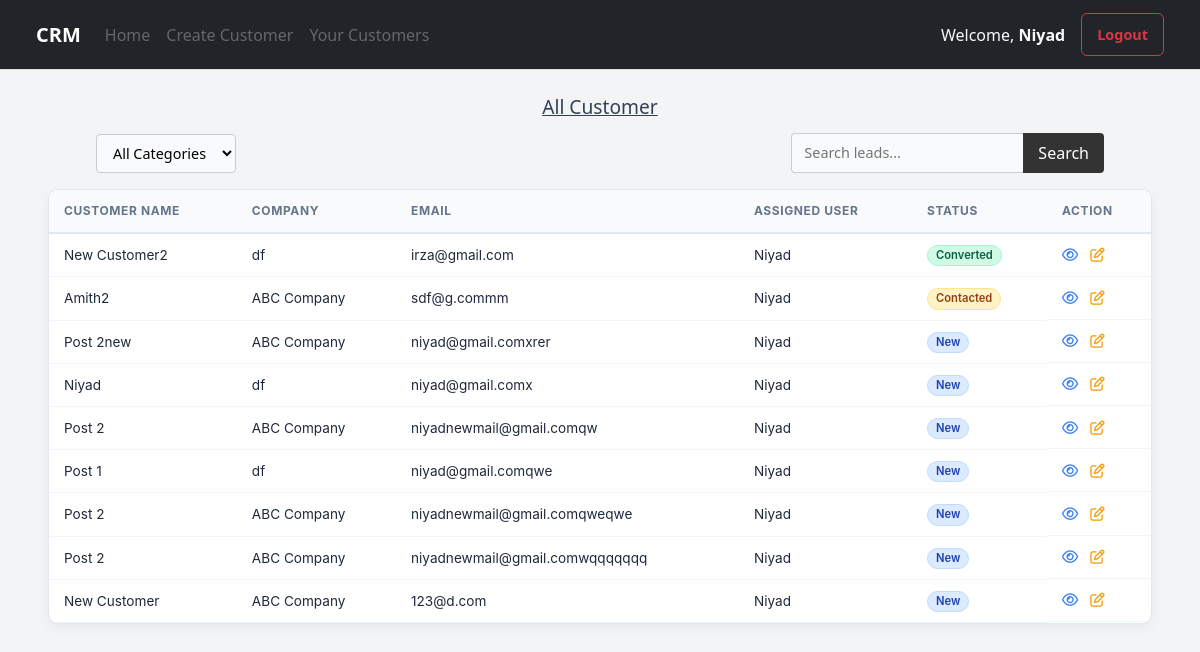
Page /customer-list/ (signed in) on the committed database.
### crm/models.py (models this page shows, shortened)
class Customer(models.Model):
    name =  models.CharField(max_length=100)
    email = models.EmailField(unique=True)
    phone = models.IntegerField()
    company = models.CharField(max_length=100, blank=True)
    lead_status = models.CharField(max_length=20, choices=LEAD_STATUS, default='new')
    favorite_category = models.CharField(max_length=50,choices=CATEGORY_CHOICES)
    assigned_user = models.ForeignKey(User, on_delete=models.CASCADE, related_name='customers',blank=True,null=True)
    created_at = models.DateTimeField(auto_now_add=True)

### crm/views.py (the view)
# urls.py: path('customer-list/',customer_list,name="customer-list"),
def customer_list(request):
    if not request.user.is_active:
        return redirect('login')
    status_value = request.GET.get('status','all_category')
    customer_filter = request.GET.get('customer_filter','all')
    if request.user.is_superuser:
        if customer_filter == 'assigned':
            customer_list = Customer.objects.filter(assigned_user__isnull=False)
        elif customer_filter == 'unassigned':
            customer_list = Customer.objects.filter(assigned_user__isnull=True)
        elif status_value == 'new':
            customer_list = Customer.objects.filter(lead_status=status_value)
        elif status_value == 'contacted':
            customer_list = Customer.objects.filter(lead_status=status_value)
        elif status_value == 'follow_up':
            customer_list = Customer.objects.filter(lead_status=status_value)
        elif status_value == 'converted':
            customer_list = Customer.objects.filter(lead_status=status_value)
        elif status_value == 'lost':
            customer_list = Customer.objects.filter(lead_status=status_value)
        else:
            customer_list = Customer.objects.all()
    else:
        if status_value == 'new':
            customer_list = Customer.objects.filter(Q(lead_status=status_value) & Q(assigned_user=request.user))
        elif status_value == 'contacted':
            customer_list = Customer.objects.filter(Q(lead_status=status_value) & Q(assigned_user=request.user))
        elif status_value == 'follow_up':
            customer_list = Customer.objects.filter(Q(lead_status=status_value) & Q(assigned_user=request.user))
        elif status_value == 'converted':
            customer_list = Customer.objects.filter(Q(lead_status=status_value) & Q(assigned_user=request.user))
        elif status_value == 'lost':
            customer_list = Customer.objects.filter(Q(lead_status=status_value) & Q(assigned_user=request.user))
        else:
            customer_list = Customer.objects.filter(assigned_user=request.user.id)
    return render(request,'customer_list.html',{'customer_list':customer_list,'active_filter':customer_filter,'active_status_value':status_value})

### templates/customer_list.html (shortened to what this page needs)
{% extends 'base.html' %}
{% block navbar %}
    {% include 'navbar.html' %}
{% endblock navbar %}
{% block content %}
    {% if user.is_superuser or user.is_active %}
        <h3 class="dashboard-title">All Customer</h3>
        <div class="{% if user.super_user %} filter-toolbar {% else %} filter-toolbar2 {% endif %}">
            <div class="toolbar-item">
                <form method="get" action="{% url 'customer-list' %}">
                    <select class="custom-select" name="status"  onchange="this.form.submit()">
                        <option value="all_category" {% if active_status_value == 'all_category' %}selected{% endif %}>All Categories</option>
                    </select>
                </form>
            </div>
            <div class="toolbar-item">
                <div class="search-container">
                    <input type="text" placeholder="Search leads..." class="search-input">
                    <button class="search-btn">Search</button>
                </div>
            </div>
        </div>
    {% else %}
        <h3 class="dashboard-title">Your Customer</h3>
    {% endif %}
    <div class="table-wrapper">
        <table>
            <thead>
                <tr>
                    <th>Customer Name</th>
                    <th>Company</th>
                    <th>Email</th>
                    <th>Assigned User</th>
                    <th>Status</th>
                    <th>Action</th>
                </tr>
            </thead>
            <tbody>
                {% for item in customer_list %}
                <tr>
                    <td>{{item.name}}</td>
                    <td>{{item.company}}</td>
                    <td>{{item.email}}</td>
                    <td>{{item.assigned_user|default:"Not Assigned"}}</td>
                    <td><span class="badge status-{{item.lead_status}}">{{item.get_lead_status_display}}</span></td>
                    <td class="action-group">
                        <button type="button" data-bs-toggle="modal" data-bs-target="#exampleModal{{item.id}}" class="action-btn btn-view" title="View Details">
                            <i class="fa-regular fa-eye"></i>
                        </button>
                        <a href="{% url 'edit-customer' item.id %}" class="action-btn btn-edit" title="Edit Customer">
                            <i class="fa-regular fa-pen-to-square"></i>
                        </a>
                    </td>
                </tr>
                {% endfor %}
            </tbody>
        </table>
    </div>
{% endblock content %}

### templates/navbar.html (shortened to what this page needs)
{% block navbar %}
<nav class="navbar navbar-expand-lg navbar-dark bg-dark px-4">
    <div class="container-fluid">
        <a class="navbar-brand fw-bold" href="/">CRM</a>
        <div class="collapse navbar-collapse" id="navbarNav">
            <ul class="navbar-nav me-auto mb-2 mb-lg-0">
                <li class="nav-item"><a class="nav-link" href="/">Home</a></li>
                {% if user.is_active %}
                    <li class="nav-item"><a class="nav-link" href="{% url 'create-customer' %}">Create Customer</a></li>
                    <li class="nav-item">
                        <a class="nav-link" href="{% url 'customer-list' %}">
                            {% if user.is_superuser %}All Customers{% else %}Your Customers{% endif %}
                        </a>
                    </li>
                {% endif %}
            </ul>
            <div class="d-flex align-items-center">
                {% if user.is_authenticated %}
                    <span class="navbar-text me-3 text-light">
                        Welcome, <strong>{{ user.username }}</strong>
                    </span>
                    <form action="{% url 'logout' %}" method="post" class="m-0">
                        <button type="submit" class="btn btn-outline-danger btn-sm">Logout</button>
                    </form>
                {% else %}
                    <a href="{% url 'login' %}" class="btn btn-primary btn-sm">Login</a>
                {% endif %}
            </div>
        </div>
    </div>
</nav>
{% endblock navbar %}

### static/css/navbar.css (style rules this page uses)
.navbar { background-color: #ffffff; border-bottom: 1px solid #e0e0e0; padding: 0.8rem 2rem; position: sticky; top: 0; z-index: 1000; }
.nav-link { text-decoration: none; color: #666; font-weight: 500; transition: color 0.3s; }

### static/css/requests.css (style rules this page uses)
body { background-color: #f3f4f6; }

### static/css/create_customer.css (style rules this page uses)
input, select { padding: 8px 10px; border: 1px solid #e5e7eb; border-radius: 6px; font-size: 0.9rem; background-color: #f9fafb; }
.btn { padding: 10px 15px; font-size: 0.9rem; border-radius: 6px; font-weight: 600; cursor: pointer; }

### static/css/home.css (style rules this page uses)
h3.dashboard-title { text-align: center; font-size: 1.2rem; color: #334155; padding-top: 25px; margin-bottom: 0px; width: 100%; text-decoration: underline; }

### static/css/customer_list.css (style rules this page uses)
.table-wrapper { background: #ffffff; border-radius: 10px; box-shadow: 0 4px 12px rgba(0, 0, 0, 0.05); overflow: hidden; border: 1px solid #e2e8f0; display: flex; flex-direction: column; margin: 3rem; margin-top: 1rem; }
table { width: 100%; border-collapse: collapse; text-align: left; font-family: 'Inter', sans-serif; }
thead { background-color: #f8fafc; position: sticky; top: 0; z-index: 10; }
th { padding: 12px 15px; font-size: 0.75rem; text-transform: uppercase; letter-spacing: 0.05em; color: #64748b; border-bottom: 2px solid #e2e8f0; }
td { padding: 10px 15px; font-size: 0.85rem; color: #1e293b; border-bottom: 1px solid #f1f5f9; white-space: nowrap; }
.badge { padding: 4px 8px; border-radius: 12px; font-size: 0.7rem; font-weight: 600; }
.status-new { background-color: #dbeafe; color: #1e40af; border: 1px solid #bfdbfe; }
.status-contacted { background-color: #fef3c7; color: #92400e; border: 1px solid #fde68a; }
.status-converted { background-color: #d1fae5; color: #065f46; border: 1px solid #a7f3d0; }
.btn-view { color: #2563eb; text-decoration: none; font-weight: 600; font-size: 0.8rem; }
.action-group { display: flex; gap: 12px; align-items: center; }
.action-btn { font-size: 0.9rem; transition: all 0.2s ease; text-decoration: none; cursor: pointer; border: none; background: none; padding: 0; }
.btn-view { color: #3b82f6; }
.btn-edit { color: #f59e0b; }
.action-btn { position: relative; }
.filter-toolbar2 { display: flex; flex-direction: row; align-items: center; justify-content: space-between; gap: 20px; padding: 15px; padding-bottom: 0px; padding-right: 6rem; padding-left: 6rem; }
.toolbar-item { display: flex; align-items: center; }
.custom-select, .search-input { padding: 8px 12px; border: 1px solid #ccc; border-radius: 4px; }
.search-container { display: flex; }
.search-btn { padding: 8px 15px; background-color: #333; color: white; border: none; border-radius: 0 4px 4px 0; cursor: pointer; }
.search-input { border-radius: 4px 0 0 4px; border-right: none; }

### rows in the picture
Customer: name "New Customer2", company "df", email "irza@gmail.com", assigned_user "Niyad", lead_status "Converted"
Customer: name "Amith2", company "ABC Company", email "sdf@g.commm", assigned_user "Niyad", lead_status "Contacted"
Customer: name "Post 2new", company "ABC Company", email "niyad@gmail.comxrer", assigned_user "Niyad", lead_status "New"
Customer: name "Niyad", company "df", email "niyad@gmail.comx", assigned_user "Niyad", lead_status "New"
Customer: name "Post 2", company "ABC Company", email "niyadnewmail@gmail.comqw", assigned_user "Niyad", lead_status "New"
Customer: name "Post 1", company "df", email "niyad@gmail.comqwe", assigned_user "Niyad", lead_status "New"
Customer: name "Post 2", company "ABC Company", email "niyadnewmail@gmail.comqweqwe", assigned_user "Niyad", lead_status "New"
Customer: name "Post 2", company "ABC Company", email "niyadnewmail@gmail.comwqqqqqqq", assigned_user "Niyad", lead_status "New"
Customer: name "New Customer", company "ABC Company", email "123@d.com", assigned_user "Niyad", lead_status "New"

### other values in the picture
{{ user.username }} "Niyad"
